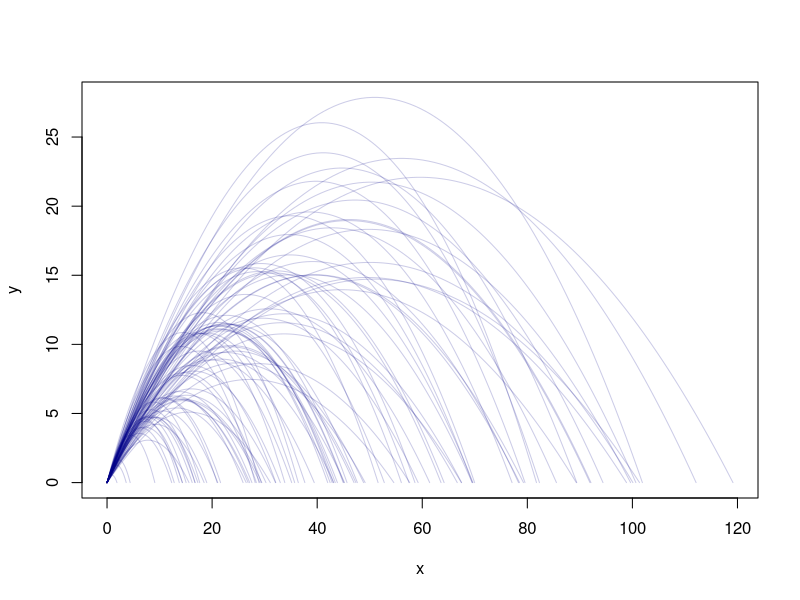

This chart was generated by the following R code:
## ---- chunk 1
knitr::opts_chunk$set(cache = F)


projectile <- function(v0, theta, length.out=100){
  theta <- theta/180 * pi
  v0x <- v0 * cos(theta)
  v0y <- v0 * sin(theta)
  t_end <- 2*v0y/9.81
  x <- seq(0,t_end, length.out=length.out) |> vapply(\(t) t*v0x, numeric(1))
  y <- seq(0,t_end, length.out=length.out) |> vapply(\(t) t*v0y - 0.5*9.81*t^2, numeric(1))
  cbind(x,y)
}

n_draws <- 1e3
draws <- lapply(1:n_draws, \(a) {
  cop <- mvtnorm::rmvnorm(1, sigma=matrix(c(1,-0.6,-0.6,1), nrow=2))
  v <- qnorm(pnorm(cop[,1]), 20, 7)
  theta <- qbeta(pnorm(cop[,2]), 20,20) * 90
  projectile(v, theta)
})

n_draw_plot <- 100
for (i in 1:n_draw_plot){
  if (i == 1){
    plot(draws[[i]], 
         ylim=range(lapply(1:n_draw_plot, \(i) draws[[i]][,2]) |> unlist()),
         xlim=range(lapply(1:n_draw_plot, \(i) draws[[i]][,1]) |> unlist()), type='l',
         col=adjustcolor('darkblue', 0.2))
  }
  else{
    lines(draws[[i]], col=adjustcolor('darkblue', 0.2))
  }
}


# lapply(draws, \(a) a[nrow(a),1]) |> unlist() |> hist()
# 
# lapply(draws, \(a) a[nrow(a),1]) |> unlist() |> cumsum() |> 
#   (\(.) . / (1:length(.)))() |> plot(type='l')

